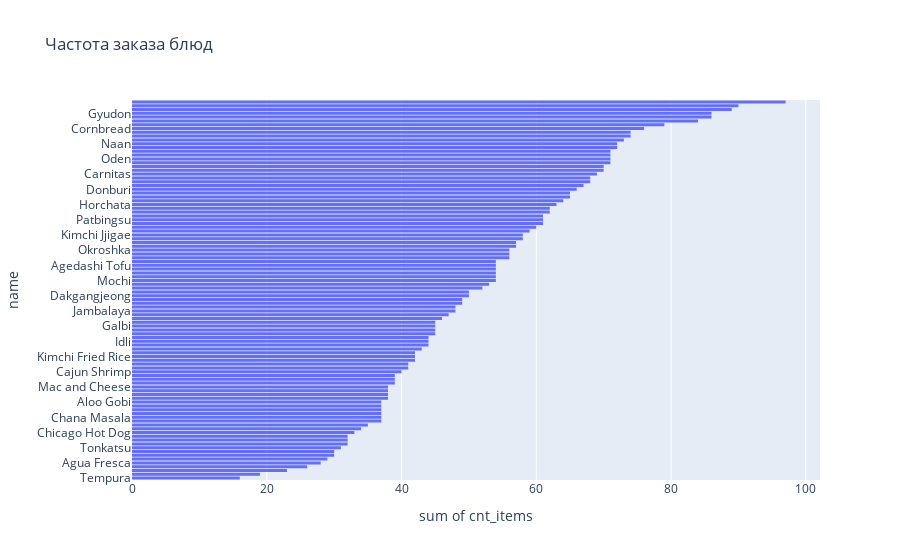

The cell this chart's notebook holds for it:
### Code cell
order = dish_order.groupby('name')['cnt_items'].sum().sort_values(ascending=False).index

fig = px.histogram(
    dish_order,
    y='name',
    x='cnt_items',
    histfunc='sum',
    category_orders={'name':order},
    #orientation='h',
    title='Частота заказа блюд',
)
fig.show()

### Figure 1 — Plotly figure (JSON) as saved in the notebook; plotly's stock layout.template omitted (floating-point values rounded to 4 significant figures; data arrays with more than 128 entries replaced by an {"elided": "..."} marker saying what was removed)
{"data": [{"bingroup": "y", "histfunc": "sum", "hovertemplate": "sum of cnt_items=%{x}<br>name=%{y}<extra></extra>", "legendgroup": "", "marker": {"color": "#636efa", "pattern": {"shape": ""}}, "name": "", "orientation": "h", "showlegend": false, "type": "histogram", "x": {"elided": "1060 int values"}, "xaxis": "x", "y": {"elided": "1060 str values"}, "yaxis": "y"}], "layout": {"barmode": "relative", "legend": {"tracegroupgap": 0}, "title": {"text": "Частота заказа блюд"}, "xaxis": {"anchor": "y", "domain": [0, 1], "title": {"text": "sum of cnt_items"}}, "yaxis": {"anchor": "x", "categoryarray": ["Tempura", "Mole Poblano", "Raita", "Pancakes", "Agua Fresca", "Reuben Sandwich", "Gulab Jamun", "Budae Jjigae", "Tonkatsu", "Fried Green Tomatoes", "Yukgaejang", "Sashimi", "Chicago Hot Dog", "Rogan Josh", "Dal Tadka", "Pani Puri", "Chana Masala", "Eomuk Tang", "Malai Kofta", "Tacos al Pastor", "Aloo Gobi", "Kaiseki", "Bibimbap", "Menudo", "Mac and Cheese", "Buffalo Wings", "Gimbap", "Key Lime Pie", "Cajun Shrimp", "Samgyeopsal", "Churros", "Udon", "Kimchi Fried Rice", "Ceviche", "Cobb Salad", "Philly Cheesesteak", "Idli", "Birria", "Kulebyaka", "Matcha Ice Cream", "Galbi", "Pav Bhaji", "Jjajangmyeon", "Guacamole", "Jambalaya", "Vindaloo", "Yakitori", "Takoyaki", "Dakgangjeong", "Butter Chicken", "Lobster Roll", "Okonomiyaki", "Mochi", "Ramen", "Tteokbokki", "Sushi", "Agedashi Tofu", "Tostadas", "Sopes", "Hobakjuk", "Okroshka", "Onigiri", "Vareniki", "Naengmyeon", "Kimchi Jjigae", "Samosa", "Biryani", "Bingsu", "Patbingsu", "Tamales", "Tandoori Chicken", "Bulgogi", "Horchata", "Haemul Pajeon", "Olivier Salad", "Jalebi", "Donburi", "Golubtsy", "Blini with Caviar", "New York Cheesecake", "Carnitas", "Clam Chowder", "Unagi Don", "Korma", "Oden", "Sundubu Jjigae", "Rassolnik", "Dosa", "Naan", "Japchae", "Palak Paneer", "Miso Soup", "Cornbread", "Shchi", "Zakuski Platter", "Pirozhki", "Gyudon", "Seledka Pod Shuboy", "Kvas", "Kholodets"], "categoryorder": "array", "domain": [0, 1], "title": {"text": "name"}}}}
